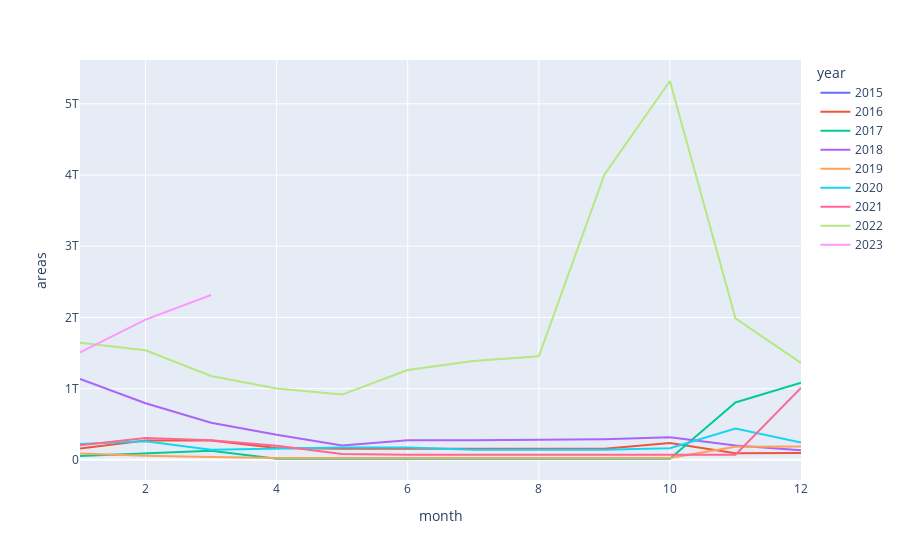

The cell this chart's notebook holds for it:
### Code cell
df_filtered = df[df.month.isin([1,2,3, 4])]
px.line(df, x='month', y='areas', color = 'year')

### Figure 1 — Plotly figure (JSON) as saved in the notebook; plotly's stock layout.template omitted (floating-point values rounded to 4 significant figures)
{"data": [{"hovertemplate": "year=2015<br>month=%{x}<br>areas=%{y}<extra></extra>", "legendgroup": "2015", "line": {"color": "#636efa", "dash": "solid"}, "marker": {"symbol": "circle"}, "mode": "lines", "name": "2015", "orientation": "v", "showlegend": true, "type": "scatter", "x": [12], "xaxis": "x", "y": [150500000000.0], "yaxis": "y"}, {"hovertemplate": "year=2016<br>month=%{x}<br>areas=%{y}<extra></extra>", "legendgroup": "2016", "line": {"color": "#EF553B", "dash": "solid"}, "marker": {"symbol": "circle"}, "mode": "lines", "name": "2016", "orientation": "v", "showlegend": true, "type": "scatter", "x": [1, 2, 3, 4, 5, 6, 7, 8, 9, 10, 11, 12], "xaxis": "x", "y": [157672526400, 271000000000.0, 271000000000.0, 165900000000.0, 154200000000.0, 154200000000.0, 154200000000.0, 154200000000.0, 154200000000.0, 234400000000.0, 91400000000.0, 93440000000.0], "yaxis": "y"}, {"hovertemplate": "year=2017<br>month=%{x}<br>areas=%{y}<extra></extra>", "legendgroup": "2017", "line": {"color": "#00cc96", "dash": "solid"}, "marker": {"symbol": "circle"}, "mode": "lines", "name": "2017", "orientation": "v", "showlegend": true, "type": "scatter", "x": [1, 2, 3, 4, 5, 6, 7, 8, 9, 10, 11, 12], "xaxis": "x", "y": [51647107600, 92197249600, 127500000000.0, 15810000000.0, 10710000000.0, 15690000000.0, 15690000000.0, 15690000000.0, 15740000000.0, 15740000000.0, 805300000000.0, 1083000000000.0], "yaxis": "y"}, {"hovertemplate": "year=2018<br>month=%{x}<br>areas=%{y}<extra></extra>", "legendgroup": "2018", "line": {"color": "#ab63fa", "dash": "solid"}, "marker": {"symbol": "circle"}, "mode": "lines", "name": "2018", "orientation": "v", "showlegend": true, "type": "scatter", "x": [1, 2, 3, 4, 5, 6, 7, 8, 9, 10, 11, 12], "xaxis": "x", "y": [1137000000000.0, 794600000000.0, 519700000000.0, 350300000000.0, 199600000000.0, 273400000000.0, 273400000000.0, 279300000000.0, 289100000000.0, 314500000000.0, 199500000000.0, 134100000000.0], "yaxis": "y"}, {"hovertemplate": "year=2019<br>month=%{x}<br>areas=%{y}<extra></extra>", "legendgroup": "2019", "line": {"color": "#FFA15A", "dash": "solid"}, "marker": {"symbol": "circle"}, "mode": "lines", "name": "2019", "orientation": "v", "showlegend": true, "type": "scatter", "x": [1, 2, 3, 4, 5, 6, 7, 8, 9, 10, 11, 12], "xaxis": "x", "y": [86760000000.0, 54840000000.0, 38740000000.0, 24056010000, 24354723600, 24480000000.0, 24420000000.0, 24420000000.0, 24320000000.0, 24580000000.0, 181500000000.0, 185800000000.0], "yaxis": "y"}, {"hovertemplate": "year=2020<br>month=%{x}<br>areas=%{y}<extra></extra>", "legendgroup": "2020", "line": {"color": "#19d3f3", "dash": "solid"}, "marker": {"symbol": "circle"}, "mode": "lines", "name": "2020", "orientation": "v", "showlegend": true, "type": "scatter", "x": [1, 2, 3, 4, 5, 6, 7, 8, 9, 10, 11, 12], "xaxis": "x", "y": [220806010000, 258300000000.0, 139500000000.0, 157100000000.0, 172200000000.0, 172200000000.0, 139900000000.0, 139900000000.0, 139900000000.0, 161100000000.0, 438500000000.0, 241000000000.0], "yaxis": "y"}, {"hovertemplate": "year=2021<br>month=%{x}<br>areas=%{y}<extra></extra>", "legendgroup": "2021", "line": {"color": "#FF6692", "dash": "solid"}, "marker": {"symbol": "circle"}, "mode": "lines", "name": "2021", "orientation": "v", "showlegend": true, "type": "scatter", "x": [1, 2, 3, 4, 5, 6, 7, 8, 9, 10, 11, 12], "xaxis": "x", "y": [204000000000.0, 305212051600, 275000000000.0, 196400000000.0, 81990000000.0, 70200000000.0, 70200000000.0, 70200000000.0, 69980000000.0, 69980000000.0, 69980000000.0, 1010000000000.0], "yaxis": "y"}, {"hovertemplate": "year=2022<br>month=%{x}<br>areas=%{y}<extra></extra>", "legendgroup": "2022", "line": {"color": "#B6E880", "dash": "solid"}, "marker": {"symbol": "circle"}, "mode": "lines", "name": "2022", "orientation": "v", "showlegend": true, "type": "scatter", "x": [1, 2, 3, 4, 5, 6, 7, 8, 9, 10, 11, 12], "xaxis": "x", "y": [1643000000000.0, 1539000000000.0, 1178000000000.0, 1002000000000.0, 915500000000.0, 1261000000000.0, 1387000000000.0, 1453000000000.0, 4006000000000.0, 5321000000000.0, 1986000000000.0, 1360106407696], "yaxis": "y"}, {"hovertemplate": "year=2023<br>month=%{x}<br>areas=%{y}<extra></extra>", "legendgroup": "2023", "line": {"color": "#FF97FF", "dash": "solid"}, "marker": {"symbol": "circle"}, "mode": "lines", "name": "2023", "orientation": "v", "showlegend": true, "type": "scatter", "x": [1, 2, 3], "xaxis": "x", "y": [1508000000000.0, 1969000000000.0, 2314000000000.0], "yaxis": "y"}], "layout": {"legend": {"title": {"text": "year"}, "tracegroupgap": 0}, "margin": {"t": 60}, "xaxis": {"anchor": "y", "domain": [0, 1], "title": {"text": "month"}}, "yaxis": {"anchor": "x", "domain": [0, 1], "title": {"text": "areas"}}}}
